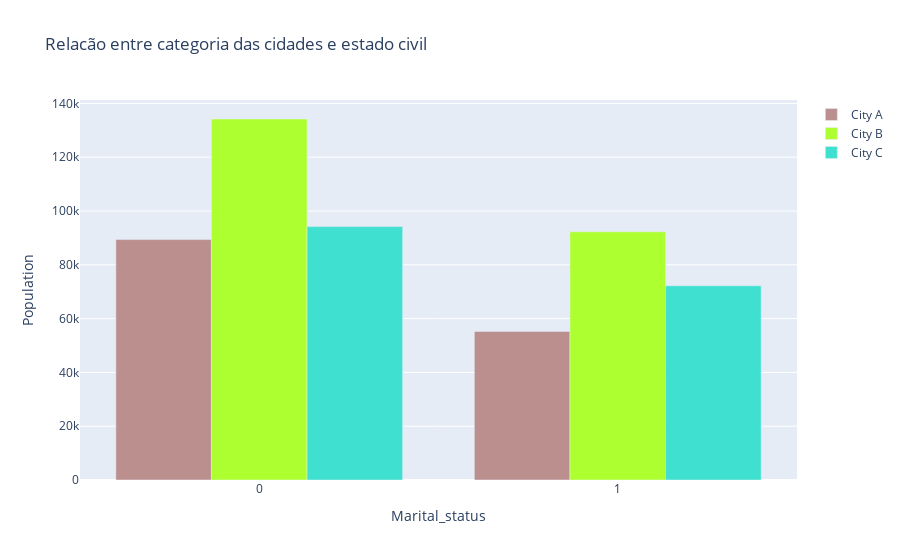

The notebook cell saved with this chart:
### Code cell
trace_CityA = go.Bar(y = Filtro_cityA['Marital_Status'].value_counts(),
                     
                    
                  name='City A',
                  marker=dict(color='#BC8F8F'))

trace_CityB = go.Bar(y = Filtro_cityB['Marital_Status'].value_counts(),
                    
                name='City B',
                marker=dict(color='#ADFF2F'))

trace_CityC = go.Bar(y = Filtro_cityC['Marital_Status'].value_counts(),
                    
                name='City C',
                marker=dict(color='#40E0D0'))

data = [trace_CityA, trace_CityB, trace_CityC]

layout = go.Layout(title="Relacão entre categoria das cidades e estado civil",
                   xaxis=dict(title='Marital_status'),
                   yaxis=dict(title='Population'))

fig = go.Figure(data=data, layout=layout)

py.iplot(fig,)

### Figure 1 — Plotly figure (JSON) as saved in the notebook; plotly's stock layout.template omitted (floating-point values rounded to 4 significant figures)
{"data": [{"marker": {"color": "#BC8F8F"}, "name": "City A", "type": "bar", "y": [89388, 55250]}, {"marker": {"color": "#ADFF2F"}, "name": "City B", "type": "bar", "y": [134213, 92280]}, {"marker": {"color": "#40E0D0"}, "name": "City C", "type": "bar", "y": [94216, 72230]}], "layout": {"title": {"text": "Relacão entre categoria das cidades e estado civil"}, "xaxis": {"title": {"text": "Marital_status"}}, "yaxis": {"title": {"text": "Population"}}}}
